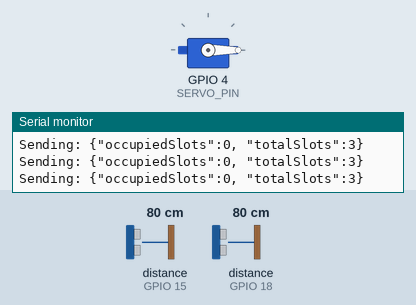
Simulated run of this sketch. Board: ESP32. Shown: servo, the last lines printed to the serial monitor. Wiring (inferred from the names in the program): 2 × ultrasonic range finder: trigger GPIO 2, echo GPIO 15 / trigger GPIO 5, echo GPIO 18. The inputs (shaded band) are chosen by the test bench; at power-on: distance to the obstacle (sensors on GPIO 15, GPIO 18) 80 cm. The echo pulse lasts 58.3 µs per cm; WiFi joins after 1.5 s; servers stay silent unless stated.

Above: at 3.4 s.
3.5 s: distance to the obstacle (sensor on GPIO 15) set to 12 cm
5.0 s: distance to the obstacle (sensor on GPIO 15) set to 9 cm
At 5.9 s:
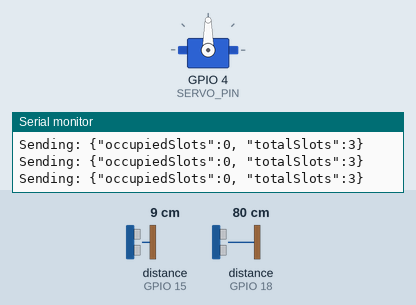
Timing chart, 0 to 13.8 s (numbered marks = the images above; inputs shaded):
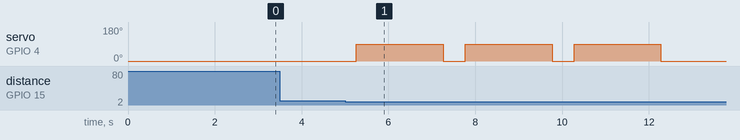

Measured:
- the behaviour switches between 11 and 10 cm on distance to the obstacle (sensor on GPIO 15) (found by bisection; images 0 and 1)
- after the input at 5.0 s, servo on GPIO 4 (SERVO_PIN): alternates 90° for 2.0 s and 0° for 0.51 s, starting after 0.26 s

The sketch:

sketch_apr1a.ino
```cpp
#include <Arduino.h>
#include <ESP32Servo.h>
#include <WiFi.h>
#include <ArduinoWebsockets.h>

using namespace websockets;

#define TRIG1 5
#define ECHO1 18
#define TRIG2 2
#define ECHO2 15
#define SERVO_PIN 4

const char* ssid = "DUUU";  // Thay bằng WiFi của bạn
const char* password = "12345678";
const char* wsServer = "ws://192.168.0.103:3001"; // Địa chỉ server WebSocket

Servo gateServo;
WebsocketsClient client;
int totalSlots = 3;
int occupiedSlots = 0;
unsigned long lastReconnectAttempt = 0;

void setup() {
    Serial.begin(115200);
    pinMode(TRIG1, OUTPUT);
    pinMode(ECHO1, INPUT);
    pinMode(TRIG2, OUTPUT);
    pinMode(ECHO2, INPUT);
    gateServo.attach(SERVO_PIN);
    gateServo.write(0);

    WiFi.begin(ssid, password);
    while (WiFi.status() != WL_CONNECTED) {
        delay(1000);
        Serial.println("Connecting to WiFi...");
    }
    Serial.println("Connected to WiFi!");

    connectWebSocket();
}

void connectWebSocket() {
    if (client.connect(wsServer)) {
        Serial.println("WebSocket connected!");
    } else {
        Serial.println("WebSocket connection failed!");
    }

    client.onMessage([](WebsocketsMessage message) {
        Serial.println("Received from server: " + message.data());
    });
}

long measureDistance(int trigPin, int echoPin) {
    digitalWrite(trigPin, LOW);
    delayMicroseconds(2);
    digitalWrite(trigPin, HIGH);
    delayMicroseconds(10);
    digitalWrite(trigPin, LOW);
    long duration = pulseIn(echoPin, HIGH);
    long distance = duration * 0.034 / 2;
    return distance;
}

void loop() {
    if (WiFi.status() != WL_CONNECTED) {
        Serial.println("WiFi disconnected! Reconnecting...");
        WiFi.begin(ssid, password);
        delay(5000);
    }

    if (!client.available()) {
        unsigned long now = millis();
        if (now - lastReconnectAttempt > 5000) { // Thử kết nối lại mỗi 5 giây
            Serial.println("WebSocket disconnected! Reconnecting...");
            connectWebSocket();
            lastReconnectAttempt = now;
        }
    }

    long distance2 = measureDistance(TRIG1, ECHO1);
    long distance1 = measureDistance(TRIG2, ECHO2);

    if (distance1 < 10 && occupiedSlots < totalSlots) {
        gateServo.write(90);
        occupiedSlots++;
        delay(2000);

        gateServo.write(0);
    } else if (distance2 < 10 && occupiedSlots > 0) {
        gateServo.write(90);
        occupiedSlots--;
        delay(2000);

        gateServo.write(0);
    }

    String message = "{\"occupiedSlots\":" + String(occupiedSlots) +
                     ", \"totalSlots\":" + String(totalSlots) + "}";

    Serial.println("Sending: " + message);

    if (client.available()) {
        client.send(message);
    }

    client.poll();
    delay(500);
}
```
